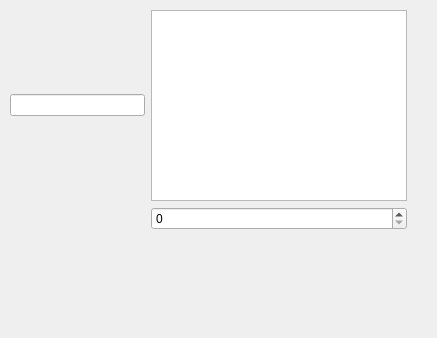
<?xml version="1.0" encoding="UTF-8"?>
<ui version="4.0">
 <class>Form</class>
 <widget class="QWidget" name="Form">
  <property name="windowModality">
   <enum>Qt::NonModal</enum>
  </property>
  <property name="geometry">
   <rect>
    <x>0</x>
    <y>0</y>
    <width>437</width>
    <height>338</height>
   </rect>
  </property>
  <property name="sizePolicy">
   <sizepolicy hsizetype="Preferred" vsizetype="Preferred">
    <horstretch>0</horstretch>
    <verstretch>0</verstretch>
   </sizepolicy>
  </property>
  <property name="windowTitle">
   <string>Form</string>
  </property>
  <widget class="QWidget" name="gridLayoutWidget">
   <property name="geometry">
    <rect>
     <x>10</x>
     <y>10</y>
     <width>397</width>
     <height>220</height>
    </rect>
   </property>
   <layout class="QGridLayout" name="gridLayout">
    <property name="sizeConstraint">
     <enum>QLayout::SetDefaultConstraint</enum>
    </property>
    <item row="0" column="1">
     <widget class="QTextEdit" name="textEdit"/>
    </item>
    <item row="0" column="0">
     <widget class="QLineEdit" name="lineEdit"/>
    </item>
    <item row="1" column="1">
     <widget class="QSpinBox" name="spinBox"/>
    </item>
   </layout>
  </widget>
 </widget>
 <resources/>
 <connections/>
</ui>
